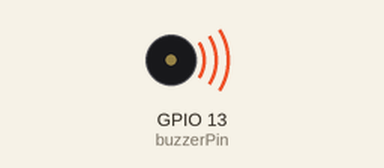
A sketch run on a simulated ESP32-S3. Parts: buzzer (waves = sounding).

Above: at 0.5 s.
Timing chart, 0 to 4.6 s (numbered marks = the images above):
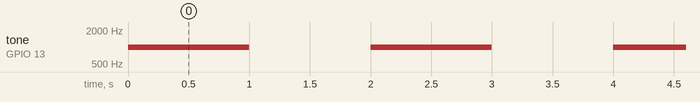

Measured:
- by itself, tone on GPIO 13 (buzzerPin): alternates 1000 Hz for 1.0 s and silent for 1.0 s

The sketch:

ESP32-S3-N16R8-Buzzer.ino
```cpp
// Tentukan pin buzzer
const int buzzerPin = 13;

void setup() {
  // Setel pin buzzer sebagai output
  pinMode(buzzerPin, OUTPUT);
}

void loop() {
  // Mainkan nada dengan frekuensi 1000 Hz selama 1 detik
  tone(buzzerPin, 1000);  // Mainkan suara pada 1000 Hz
  delay(1000);  // Tunggu selama 1 detik
  noTone(buzzerPin);  // Matikan suara
  delay(1000);  // Tunggu selama 1 detik
}
```
